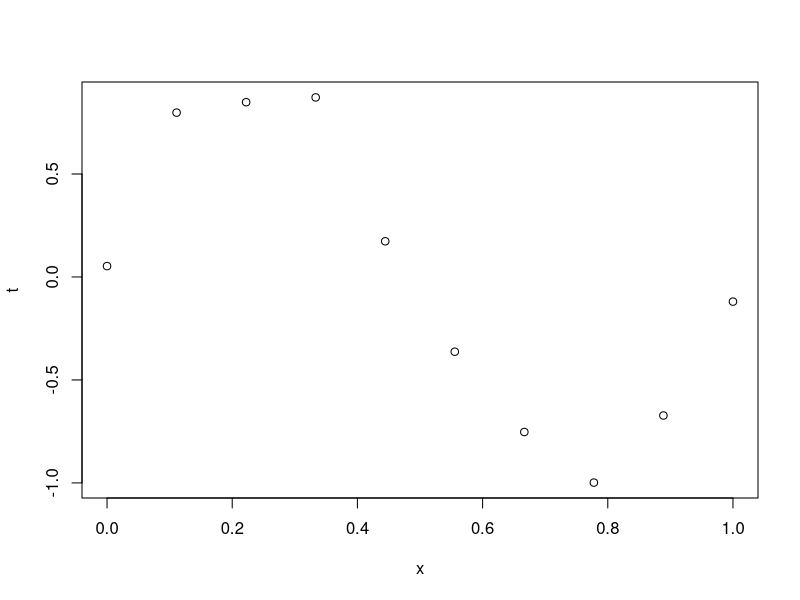
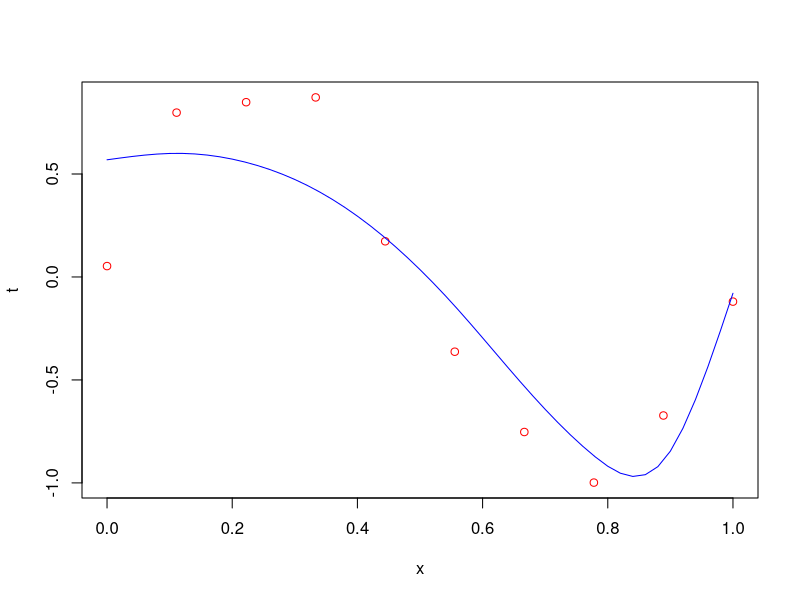

Write R code to recreate these figures, in order.
## ---- chunk 1
data <- read.csv('curve_data.txt', sep = " ")
plot(data)
## ---- chunk 2
phix <- function(x, M, option) {
  phi <- rep(0, M)
  if (option == "poly") {
    for (i in 1:(M)) {
      phi[i] <- x**i
    }
  }
  if (option == "Gauss") {
    for (i in 1:(M)) {
      phi[i] <- exp(-((x-i/(M))**2)/0.1)
    }
    
  }
  phi
}
## ---- chunk 3
post.params <- function(data, M, option, delta, q) {
  phi = phix(data$x[1],M, option)
  for (i in 2:length(data$x)) {
    phi_ <- phix(data$x[i], M, option)
    phi = rbind(phi, phi_)  
  }
  phi <- cbind(rep(1,M+1), phi)
  lambda = delta / q
  Q = q * (lambda * diag(ncol(phi)) + (t(phi) %*% phi))
  w = solve(Q)%*%(q*t(phi)%*%data$t)
  t <- phi%*%w

  return(list(Q, w, t))
}
## ---- chunk 4
library(splines)

answer <- post.params(data, 9, "poly", 2.0, (1/0.1)**2)
linear_predictor <- answer[[3]]

plot(data, col ='red')
lines(predict(splines::interpSpline(data$x, linear_predictor)), col ='blue')
